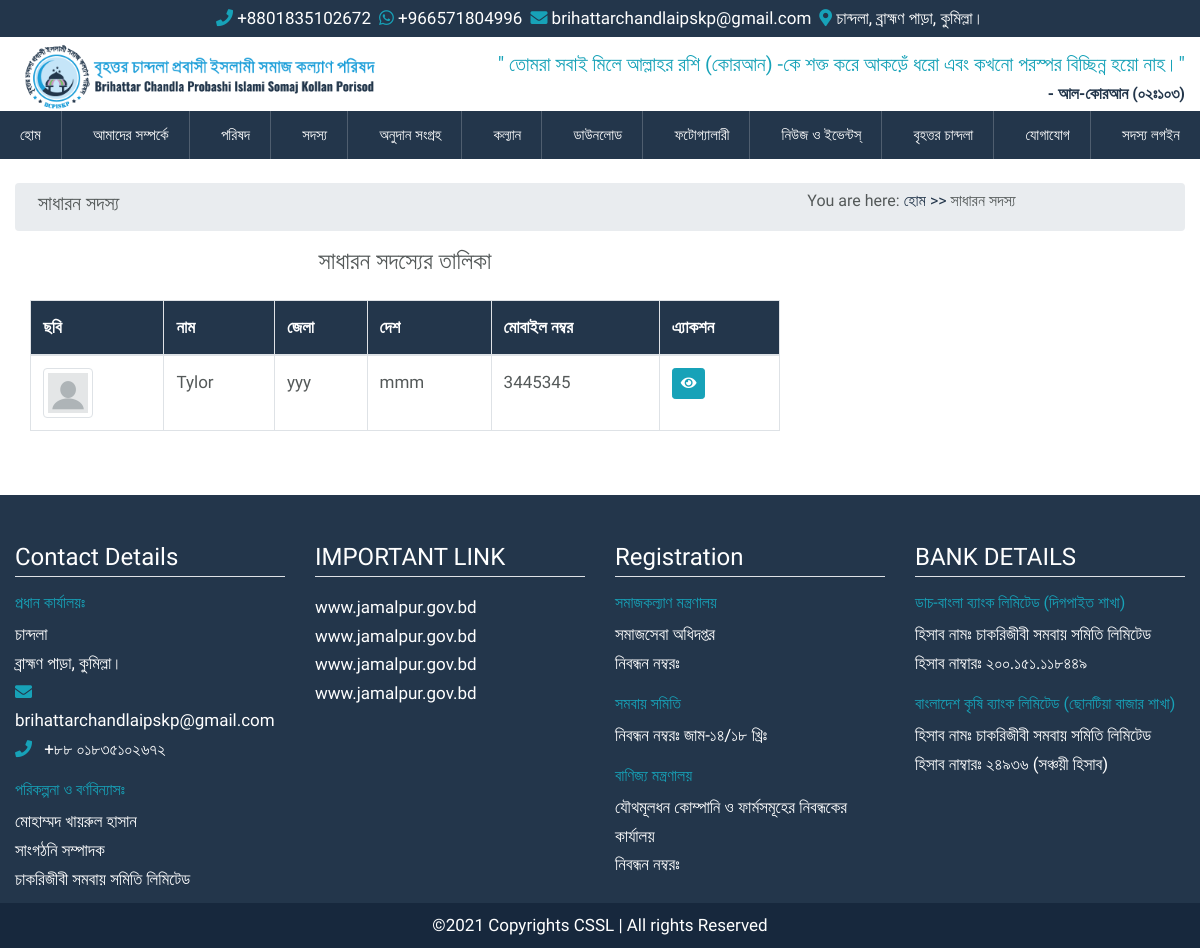
The app's page /general-member with its own data.
### src/models.py (models this page shows, shortened)
class Member(models.Model):
    user = models.OneToOneField(
        User, on_delete=models.CASCADE, blank=True, related_name="member"
    )
    full_name = models.CharField(max_length=255, blank=True, default="")
    father_name = models.CharField(max_length=255, blank=True, default="")
    mother_name = models.CharField(max_length=255, blank=True, default="")
    zilla = models.CharField(max_length=63, blank=True, default="")
    upazilla = models.CharField(max_length=63, blank=True, default="")
    country = models.CharField(max_length=127, blank=True, default="")
    image = models.ImageField(upload_to="member/images", blank=True, null=True)
    phone = models.CharField(max_length=32, blank=True, default="")
    whatsapp_number = models.CharField(max_length=32, blank=True, default="")
    fb_link = models.URLField(blank=True, default="")
    passport = models.CharField(max_length=63, blank=True, default="")
    date_of_birth = models.DateField(blank=True, null=True)
    image = models.ImageField(upload_to="img/members", blank=True, null=True)
    member_type = models.CharField(choices=choice, max_length=24, default="")
    is_agreed = models.BooleanField(default=False)
    is_approved = models.BooleanField(default=False)
    class Meta:
        verbose_name = ""
        verbose_name_plural = "Members"

### src/views.py (the view)
# urls.py: path("general-member", general_member, name="general_member"),
def general_member(request):
    members = Member.objects.filter(member_type="g", is_approved=True).order_by("-id")
    context = {"members": members}
    return render(request, "pages/member/general_member.html", context)

### templates/pages/member/general_member.html (shortened to what this page needs)
{% extends 'base.html' %}
{% load static %}
{% block content %}
<div class="container-fluid">
    <div class="row breadcrumb p-2">
        <div class="col-md-8">
            <h5>সাধারন সদস্য</h5>
        </div>
        <div class="col-md-4">
            <h6>You are here: <a href="{% url 'home' %}">হোম >></a> সাধারন সদস্য</h6>
        </div>
    </div>
    <div class="row">
        <div class="col-8">
            <div class="row">
                <div class="col-12">
                    <h4 class="text-center mb-4">সাধারন সদস্যের তালিকা</h4>
                    <div class="table-responsive">
                        <table class="table table-bordered">
                            <thead class="bg-blue">
                                <tr>
                                    <th>ছবি</th>
                                    <th>নাম</th>
                                    <th>জেলা</th>
                                    <th>দেশ</th>
                                    <th>মোবাইল নম্বর</th>
                                    <th>এ্যাকশন</th>
                                </tr>
                            </thead>
                            <tbody>
                                {% for member in members %}
                                <tr>
                                    <td>
                                        <img class="img-thumbnail member-list-imge"
                                            src="{% if member.image %} {{member.image.url}} {%else%} {% static 'img/default_member.png' %} {% endif %}"
                                            alt="{{member.name}}">
                                    </td>
                                    <td>{{ member.full_name }}</td>
                                    <td>{{ member.zilla }}</td>
                                    <td>{{ member.country }}</td>
                                    <td>{{ member.phone }}</td>
                                    <td>
                                        <a class="btn btn-info btn-sm text-white"
                                            href="{% url 'member_detail' member.pk %}">
                                            <i class="fa fa-eye"></i>
                                        </a>
                                    </td>
                                </tr>
                                {% endfor %}
                            </tbody>
                        </table>
                    </div>
                </div>
            </div>
        </div>
        <div class="col-4"></div>
    </div>
</div>
{% endblock content %}

### static/css/style_backup.css (style rules this page uses)
body { margin: 0; padding: 0; font-family: 'Baloo Da 2', cursive; font-size: 17px; line-height: 1.8rem; color: #545959; }

### static/css/main.css (style rules this page uses)
:root { --mainColor: #23364B; --darkBlue: #17283d; }
.bg-blue { color: #fff; background-color: var(--mainColor); }
.member-list-imge { width: 50px; }

### records on screen
Member: full_name "Tylor", zilla "yyy", country "mmm", phone "3445345"
